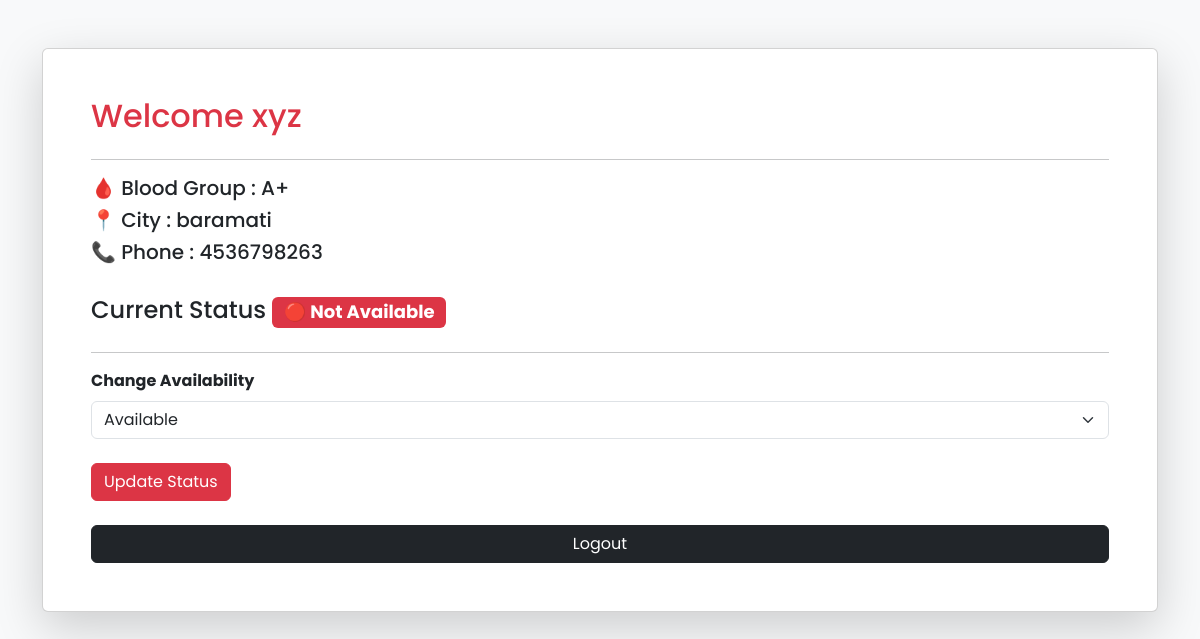
Page /dashboard (signed in) on the committed database.
### tables this page shows
CREATE TABLE donors(
    id INTEGER PRIMARY KEY AUTOINCREMENT,
    name TEXT,
    email TEXT UNIQUE,
    password TEXT,
    blood_group TEXT,
    city TEXT,
    phone TEXT,
    availability TEXT
, address TEXT, gender TEXT);

### app.py (the view)
@app.route("/dashboard")
def dashboard():
    if "user_id" not in session:
        return redirect("/login")
    conn = get_db()
    cursor = conn.cursor()
    cursor.execute(
    """
    SELECT * FROM donors
    WHERE id=?
    """,
    (
        session["user_id"],
    ))
    donor = cursor.fetchone()
    conn.close()
    return render_template(
        "dashboard.html",
        donor=donor
    )

### app.py (called while the page is built)
def get_db():
    conn = sqlite3.connect("blood.db")
    conn.row_factory = sqlite3.Row
    return conn

### templates/dashboard.html (shortened to what this page needs)
<!DOCTYPE html>
<html>
<head>
<link href="https://cdn.jsdelivr.net/npm/bootstrap@5.3.3/dist/css/bootstrap.min.css" rel="stylesheet">
<link rel="stylesheet"
href="{{ url_for('static',filename='style.css') }}">
</head>
<body>
<div class="container mt-5">
<div class="card shadow-lg p-5">
<h2 class="text-danger">
Welcome {{ donor['name'] }}
</h2>
<hr>
<h5>🩸 Blood Group : {{ donor['blood_group'] }}</h5>
<h5>📍 City : {{ donor['city'] }}</h5>
<h5>📞 Phone : {{ donor['phone'] }}</h5>
<br>
<h4>
Current Status
{% if donor['availability']=="Available" %}
<span class="badge bg-success">
🟢 Available
</span>
{% else %}
<span class="badge bg-danger">
🔴 Not Available
</span>
{% endif %}
</h4>
<hr>
<form action="/update_status" method="POST">
<label class="fw-bold">
Change Availability
</label>
<select
name="availability"
class="form-select mt-2">
<option>Available</option>
</select>
<br>
<button class="btn btn-danger">
Update Status
</button>
</form>
<br>
<a href="/logout"
class="btn btn-dark">
Logout
</a>
</div>
</div>
</body>
</html>

### static/style.css (style rules this page uses)
* { margin:0; padding:0; box-sizing:border-box; font-family:'Poppins',sans-serif; }
body { background:#f8f9fa; }

### rows in the picture
donors: name "xyz", blood_group "A+", city "baramati", phone "4536798263"
